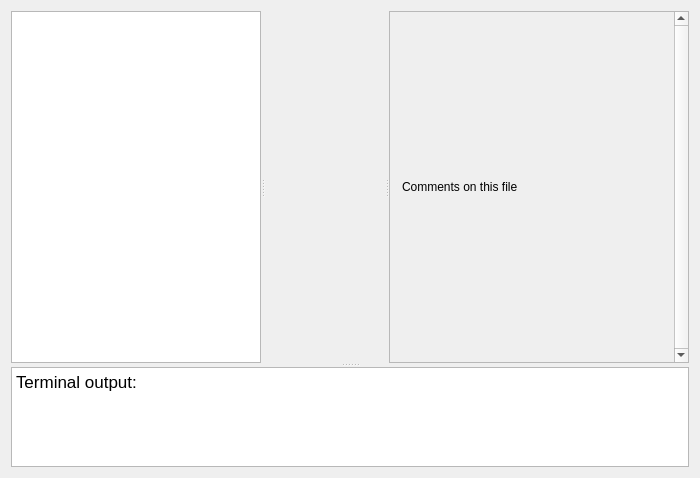
<?xml version="1.0" encoding="UTF-8"?>
<ui version="4.0">
 <class>CodeView</class>
 <widget class="QWidget" name="CodeView">
  <property name="geometry">
   <rect>
    <x>0</x>
    <y>0</y>
    <width>700</width>
    <height>478</height>
   </rect>
  </property>
  <property name="windowTitle">
   <string>CodeView</string>
  </property>
  <property name="styleSheet">
   <string notr="true">QTreeView#treeView {
        /* background: rgb(66, 76, 96); */
		/* background: #535663; */
		background: transparent;
        border: none;
        color: white;
        padding-top: 10px;
        /* border-radius: 3px; */
    	   show-decoration-selected: 1;
}

QTreeView::item {
	color: #aab0bc;
}

QTreeView::branch:selected,
QTreeView::item:selected,
QTreeView::item:selected:active,
QTreeView::item:selected:!active {
	background: #2b2f3b;
	color: white;
}

QSplitter#splitter::handle:horizontal {
        image: url(:/misc/res/splitter.png);
}

QSplitter#splitter_2::handle:vertical {
        image: url(:/misc/res/splitter2.png);
}

QScrollArea#comments {
	border: none;
	background: url(:/misc/res/comment.png);
	background-repeat: none;
	background-position: center center;
	background-size: 20px;
}

#comments_title {
	color:white;
	text-transform: uppercase;
	font-weight: bold;
}
QScrollArea#comments &gt; #scrollAreaWidgetContents {
	border: none;
	background: transparent;
}

QAbstractScrollArea #scrollAreaWidgetContents  {
 background-color:transparent;
}

#terminal {
	background: rgba(0, 0, 0, 128);
	border-radius: 3px;
	color: white;
	padding: 10px;
	color: #EFEFEF;
}
</string>
  </property>
  <layout class="QGridLayout" name="gridLayout">
   <item row="0" column="0">
    <widget class="QSplitter" name="splitter_2">
     <property name="orientation">
      <enum>Qt::Vertical</enum>
     </property>
     <widget class="QSplitter" name="splitter">
      <property name="orientation">
       <enum>Qt::Horizontal</enum>
      </property>
      <widget class="QTreeView" name="treeView">
       <property name="sizePolicy">
        <sizepolicy hsizetype="MinimumExpanding" vsizetype="Expanding">
         <horstretch>0</horstretch>
         <verstretch>0</verstretch>
        </sizepolicy>
       </property>
       <property name="minimumSize">
        <size>
         <width>120</width>
         <height>0</height>
        </size>
       </property>
       <property name="maximumSize">
        <size>
         <width>250</width>
         <height>16777215</height>
        </size>
       </property>
       <property name="baseSize">
        <size>
         <width>0</width>
         <height>0</height>
        </size>
       </property>
       <property name="autoFillBackground">
        <bool>false</bool>
       </property>
       <property name="headerHidden">
        <bool>true</bool>
       </property>
      </widget>
      <widget class="CodeEditor" name="editor" native="true">
       <property name="sizePolicy">
        <sizepolicy hsizetype="Expanding" vsizetype="Preferred">
         <horstretch>0</horstretch>
         <verstretch>0</verstretch>
        </sizepolicy>
       </property>
       <property name="contextMenuPolicy">
        <enum>Qt::NoContextMenu</enum>
       </property>
      </widget>
      <widget class="QScrollArea" name="comments">
       <property name="minimumSize">
        <size>
         <width>300</width>
         <height>0</height>
        </size>
       </property>
       <property name="maximumSize">
        <size>
         <width>300</width>
         <height>16777215</height>
        </size>
       </property>
       <property name="verticalScrollBarPolicy">
        <enum>Qt::ScrollBarAlwaysOn</enum>
       </property>
       <property name="sizeAdjustPolicy">
        <enum>QAbstractScrollArea::AdjustToContents</enum>
       </property>
       <property name="widgetResizable">
        <bool>true</bool>
       </property>
       <property name="alignment">
        <set>Qt::AlignHCenter|Qt::AlignTop</set>
       </property>
       <widget class="QWidget" name="scrollAreaWidgetContents">
        <property name="geometry">
         <rect>
          <x>8</x>
          <y>0</y>
          <width>284</width>
          <height>346</height>
         </rect>
        </property>
        <property name="minimumSize">
         <size>
          <width>0</width>
          <height>0</height>
         </size>
        </property>
        <property name="maximumSize">
         <size>
          <width>16777215</width>
          <height>16777215</height>
         </size>
        </property>
        <layout class="QVBoxLayout" name="comment_layout">
         <property name="leftMargin">
          <number>12</number>
         </property>
         <item>
          <widget class="QLabel" name="comments_title">
           <property name="text">
            <string>Comments on this file</string>
           </property>
          </widget>
         </item>
        </layout>
       </widget>
      </widget>
     </widget>
     <widget class="QTextEdit" name="terminal">
      <property name="maximumSize">
       <size>
        <width>16777215</width>
        <height>100</height>
       </size>
      </property>
      <property name="readOnly">
       <bool>true</bool>
      </property>
      <property name="html">
       <string>&lt;!DOCTYPE HTML PUBLIC &quot;-//W3C//DTD HTML 4.0//EN&quot; &quot;http://www.w3.org/TR/REC-html40/strict.dtd&quot;&gt;
&lt;html&gt;&lt;head&gt;&lt;meta name=&quot;qrichtext&quot; content=&quot;1&quot; /&gt;&lt;style type=&quot;text/css&quot;&gt;
p, li { white-space: pre-wrap; }
&lt;/style&gt;&lt;/head&gt;&lt;body style=&quot; font-family:'.SF NS Text'; font-size:13pt; font-weight:400; font-style:normal;&quot;&gt;
&lt;p style=&quot; margin-top:0px; margin-bottom:0px; margin-left:0px; margin-right:0px; -qt-block-indent:0; text-indent:0px;&quot;&gt;Terminal output:&lt;/p&gt;
&lt;p style=&quot;-qt-paragraph-type:empty; margin-top:0px; margin-bottom:0px; margin-left:0px; margin-right:0px; -qt-block-indent:0; text-indent:0px;&quot;&gt;&lt;br /&gt;&lt;/p&gt;&lt;/body&gt;&lt;/html&gt;</string>
      </property>
     </widget>
    </widget>
   </item>
  </layout>
 </widget>
 <layoutdefault spacing="6" margin="11"/>
 <customwidgets>
  <customwidget>
   <class>CodeEditor</class>
   <extends>QWidget</extends>
   <header>../tools/codeeditor.h</header>
   <container>1</container>
  </customwidget>
 </customwidgets>
 <resources/>
 <connections/>
</ui>
